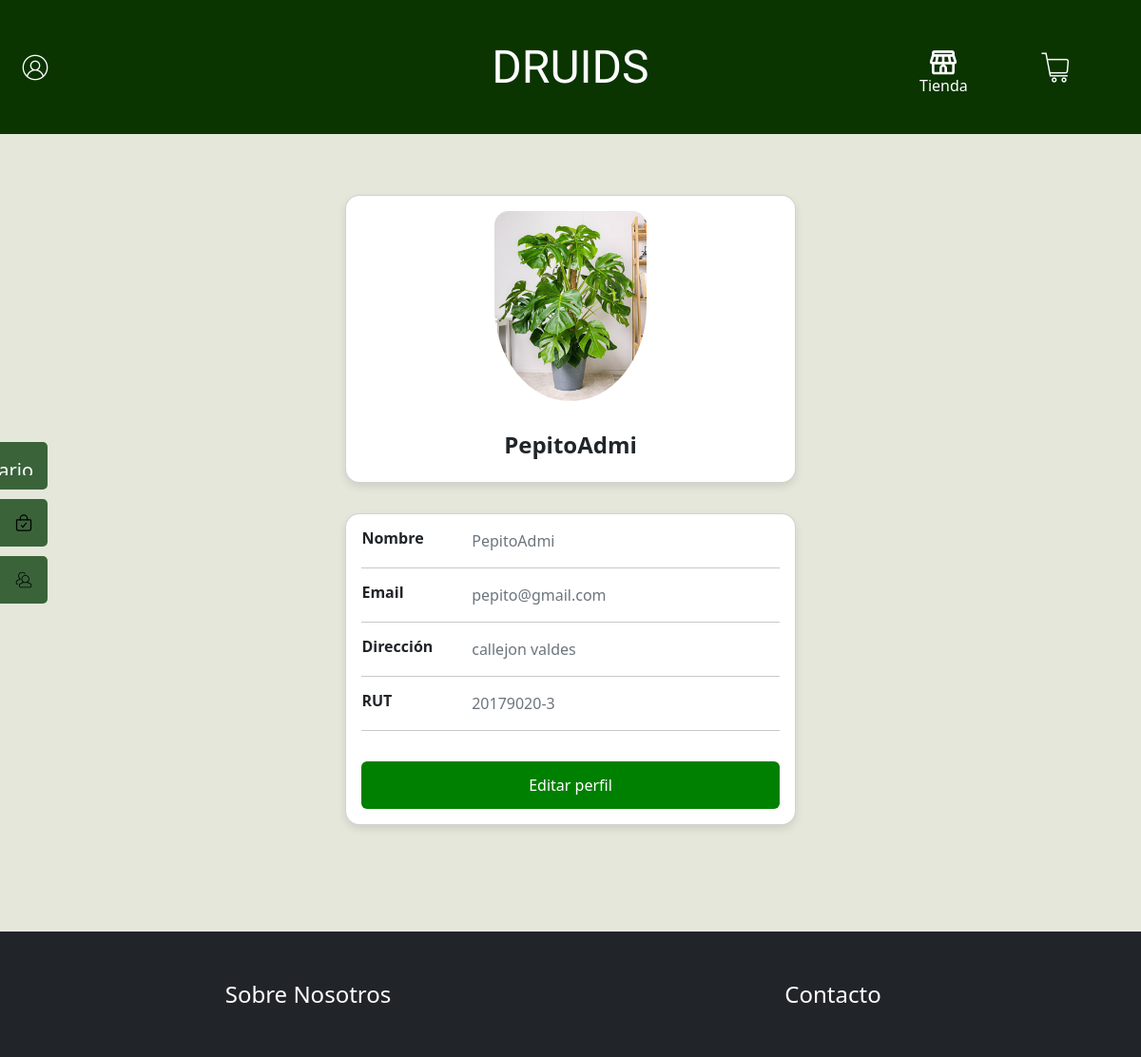
Page /perfil/ (signed in) on the committed database.
### Druids/models.py (models this page shows, shortened)
class Usuario(models.Model):
    usuario = models.OneToOneField(User, on_delete=models.CASCADE)
    nombre_usuario = models.CharField(max_length=50, unique=True, verbose_name="Nombre de usuario")
    rut = models.CharField(max_length=10, unique=True, verbose_name="RUT", blank=True, null=True)
    correo = models.EmailField(unique=True, verbose_name="Correo Electrónico")
    foto_perfil = models.ImageField(upload_to='usuarios/', blank=True, null=True, verbose_name="Foto de perfil")
    direccion = models.CharField(max_length=255, blank=True, null=True, verbose_name="Dirección")
    rol = models.CharField(max_length=20, choices=[('Administrador', 'Administrador'), ('Usuario', 'Usuario')], verbose_name="Rol")

### Druids/views.py (the view)
# urls.py: path('perfil/', perfil, name='perfil'),
def perfil(request):
    usuario = Usuario.objects.get(usuario=request.user)
    if request.method == 'POST':
        form = EditarPerfilForm(request.POST, request.FILES, instance=usuario) # instance hace que el formulario se llene con los datos del usuario
        if form.is_valid():
            usuario.usuario.username = form.cleaned_data.get('nombre_usuario')
            form.save()
            return redirect('perfil')
    else:
        form = EditarPerfilForm(instance=usuario)
    data = {
        'usuario': usuario,
        'form': form
    }
    return render(request, 'Druids/perfil.html', data)

### Druids/context_processors.py (called while the page is built)
def carrito_items_contador(request):
    if request.user.is_authenticated:
        contador = CarritoItem.objects.filter(usuario=request.user).count()
    else:
        contador = CarritoItem.objects.count()
    return {'carrito_items_contador': contador}

### Druids/templates/Druids/perfil.html (shortened to what this page needs)
{% extends 'Druids/base.html' %}
{% load crispy_forms_tags %}
{% load static %}
{% block contenido %}
    <link rel="stylesheet" href="{% static 'Druids/css/perfil.css' %}">
    <main>
        <section class="d-flex justify-content-center mt-5">
            <div class="row">
                <div class="col-12">
                    <div class="card m-3 text-center">
                        {% if usuario.foto_perfil %}
                            <img src="{{ usuario.foto_perfil.url }}" class="card-img-top img-fluid imagen-perfil" alt="Foto de Perfil">
                        {% else %}
                            <img src="{% static 'Druids/img/avatar.svg' %}" class="card-img-top img-fluid imagen-perfil" alt="Foto de Perfil">
                        {% endif %}
                        <div class="card-body">
                            <h5 class="card-title">{{ usuario.nombre_usuario }}</h5>
                        </div>
                    </div>
                </div>
                <div class="col-12">
                    <div class="card m-3">
                        <div class="card-body">
                            <div class="row mb-3">
                                <div class="col-sm-3">
                                    <h6 class="mb-0">Nombre</h6>
                                </div>
                                <div class="col-sm-9 text-secondary">
                                    {{ usuario.nombre_usuario }}
                                </div>
                            </div>
                            <hr>
                            <div class="row mb-3">
                                <div class="col-sm-3">
                                    <h6 class="mb-0">Email</h6>
                                </div>
                                <div class="col-sm-9 text-secondary">
                                    {{ usuario.correo }}
                                </div>
                            </div>
                            <hr>
                            <div class="row mb-3">
                                <div class="col-sm-3">
                                    <h6 class="mb-0">Dirección</h6>
                                </div>
                                <div class="col-sm-9 text-secondary">
                                    {{ usuario.direccion|default_if_none:"Sin dirección registrada" }}
                                </div>
                            </div>
                            <hr>
                            <div class="row mb-3">
                                <div class="col-sm-3">
                                    <h6 class="mb-0">RUT</h6>
                                </div>
                                <div class="col-sm-9 text-secondary">
                                    {{ usuario.rut|default_if_none:"Sin RUT registrado" }}
                                </div>
                            </div>
                            <hr>
                            <div class="row">
                                <div class="col-sm-12 text-center">
                                    <button type="button" class="btn boton-editar" data-bs-toggle="modal" data-bs-target="#ModalEditar">Editar perfil</button>
                                </div>
                            </div>
                        </div>
                    </div>
                </div>
            </div>
        </section>
    </main>
{% endblock %}

### Druids/static/Druids/css/base.css (style rules this page uses)
body { background-color: #e5e7da; }

### Druids/static/Druids/css/perfil.css (style rules this page uses)
.imagen-perfil { width: 10rem; height: 10rem; border-radius: 50%; margin: 1rem auto; }
.card { border-radius: 15px; box-shadow: 0 4px 8px rgba(0, 0, 0, 0.1); }
.imagen-perfil { border-top-left-radius: 15px; border-top-right-radius: 15px; height: 200px; object-fit: cover; }
.card-title { font-size: 1.5rem; font-weight: bold; }
h6 { font-weight: bold; }
.text-secondary { font-size: 1rem; }
.btn { font-size: 1rem; padding: 0.75rem 1.25rem; }
.boton-editar { width: 100%; margin-top: 1rem; background-color: green; color: white; }

### rows in the picture
Usuario: foto_perfil (picture), nombre_usuario "PepitoAdmi", correo "pepito@gmail.com", direccion "callejon valdes", rut "20179020-3"
